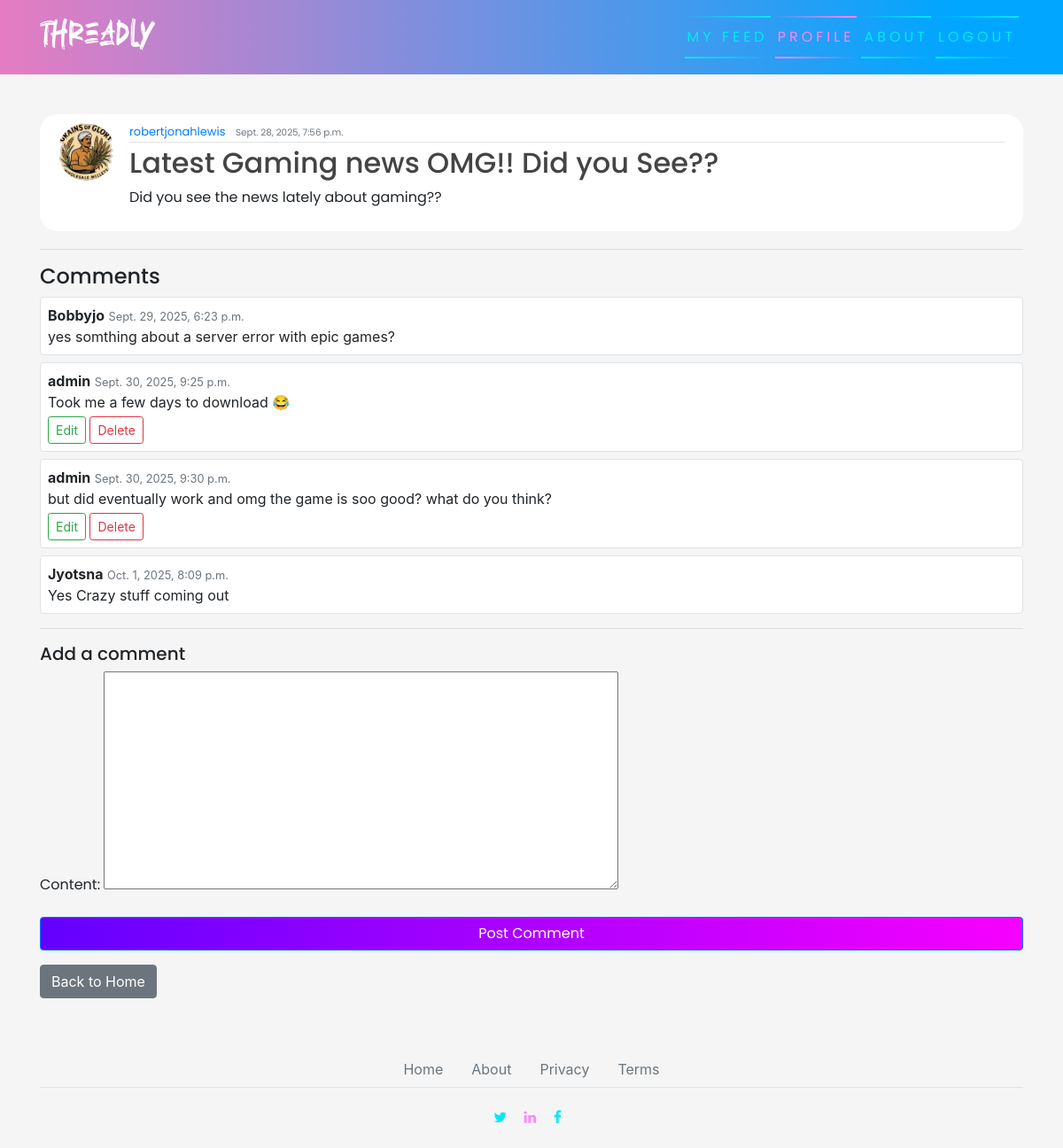
Screenshot of /post/3/ (signed in) with the database file from the repository.
### blog/models.py (models this page shows, shortened)
class Post(models.Model):
    title = models.CharField(max_length=200)
    content = models.TextField()
    date_posted = models.DateTimeField(default=timezone.now)
    author = models.ForeignKey(User, on_delete=models.CASCADE)
    likes = models.ManyToManyField(User, related_name='liked_posts', blank=True)
    dislikes = models.ManyToManyField(User, related_name='disliked_posts', blank=True)
    image = models.ImageField(upload_to='post_images/', blank=True, null=True)

class Comment(models.Model):
    post = models.ForeignKey(Post, on_delete=models.CASCADE, related_name='comments')
    author = models.ForeignKey(User, on_delete=models.CASCADE)
    content = models.TextField()
    date_posted = models.DateTimeField(default=timezone.now)
    image = models.ImageField(upload_to='post_images/', blank=True, null=True)

### users/models.py (models this page shows, shortened)
class Profile(models.Model):
    user = models.OneToOneField(User, on_delete=models.CASCADE)
    image = models.ImageField(default='default.jpg', upload_to='profile_pics')
    favorite_game = models.CharField(max_length=100, blank=True)
    twitter = models.URLField(blank=True, null=True)
    linkedin = models.URLField(blank=True, null=True)
    facebook = models.URLField(blank=True, null=True)
    bio = models.TextField(blank=True)

### blog/views.py (the view, shortened to what this page needs)
# urls.py: path('post/<int:pk>/', PostDetailView.as_view(), name="blog-detail"),
class PostDetailView(LoginRequiredMixin, DetailView):
    model = Post
    template_name = 'blog/post_detail.html'
    def get_context_data(self, **kwargs):
        context = super().get_context_data(**kwargs)
        context['form'] = CommentForm()  # empty comment form
        return context

### blog/forms.py
class CommentForm(forms.ModelForm):
    class Meta:
        model = Comment
        fields = ['content']

### blog/templates/blog/post_detail.html (shortened to what this page needs)
{% extends 'blog/base.html' %}
{% block content %}
<article class="media content-section">
  <img class="rounded-circle article-img" src="{{ object.author.profile.image.url }}" alt="user own profile">
  <div class="media-body">
      <div class="article-metadata">
        <a class="mr-2" href="#">{{ object.author }}</a>
        <small class="text-muted">{{ object.date_posted }}</small> <br>
      </div>
      <h2 class="article-title">{{ object.title }}</h2>
      <p class="article-content">{{ object.content }}</p>
  </div>
</article>
<hr>
<h4>Comments</h4>
{% for comment in object.comments.all %}
  <div class="content-section mb-2 p-2 border rounded">
    <strong>{{ comment.author }}</strong>
    <small class="text-muted">{{ comment.date_posted }}</small><br>
    {{ comment.content }}
    {% if comment.author == user %}
      <div class="mt-1">
        <a class="btn btn-sm btn-outline-success" href="{% url 'comment-update' comment.id %}">Edit</a>
        <a class="btn btn-sm btn-outline-danger" href="{% url 'comment-delete' comment.id %}">Delete</a>
      </div>
    {% endif %}
  </div>
{% empty %}
  <p>No comments yet.</p>
{% endfor %}
{% if user.is_authenticated %}
  <hr>
  <h5>Add a comment</h5>
  <form method="post">
    {{ form.as_p }}
    <button class="btn btn-primary" type="submit">Post Comment</button>
  </form>
  <div class="mt-2">
    <a href="{% url 'blog-home' %}" class="btn btn-secondary mt-2">Back to Home</a>
  </div>
{% else %}
  <p><a href="{% url 'login' %}">Log in</a> to comment.</p>
{% endif %}
{% endblock content %}

### blog/static/blog/main.css (style rules this page uses)
body { background-color: whitesmoke; margin-top: 5rem; background-size: contain; background-repeat: no-repeat; }
h1, h2, h3, h4, h5, h6, p { color: black bold; font-family: 'Poppins', sans-serif; }
.content-section { background: #ffffff; padding: 10px 20px; border-radius: 20px; margin-bottom: 20px; }
.article-title { color: #444444; }
.article-content { white-space: pre-line; }
.article-img { height: 65px; width: 65px; margin-right: 16px; }
.article-metadata { font-family: 'Poppins', sans-serif; padding-bottom: 1px; margin-bottom: 4px; font-size: 13px; border-bottom: 1px solid #e3e3e3 }
button { font-family: 'Poppins', sans-serif; border: none; outline: 0; display: inline-block; padding: 8px; color: white; background-color: #000; text-align: center; cursor: pointer; width: 100%; font-size: 18px; transition: 1s; background: linear-gradient(270deg, rgb(247, 0, 255) 0%, rgb(98, 0, 255) 100%); }

### rows the page displays
Post: author.profile.image (picture), author "robertjonahlewis", date_posted "Sept. 28, 2025, 7:56 p.m.", title "Latest Gaming news OMG!! Did you See??", content "Did you see the news lately about gaming??"
Comment: author "Bobbyjo", date_posted "Sept. 29, 2025, 6:23 p.m.", content "yes somthing about a server error with epic games?"
Comment: author "admin", date_posted "Sept. 30, 2025, 9:25 p.m.", content "Took me a few days to download 😂", shows "Edit"
Comment: author "admin", date_posted "Sept. 30, 2025, 9:30 p.m.", content "but did eventually work and omg the game is soo good? what do you think?", shows "Edit"
Comment: author "Jyotsna", date_posted "Oct. 1, 2025, 8:09 p.m.", content "Yes Crazy stuff coming out"
